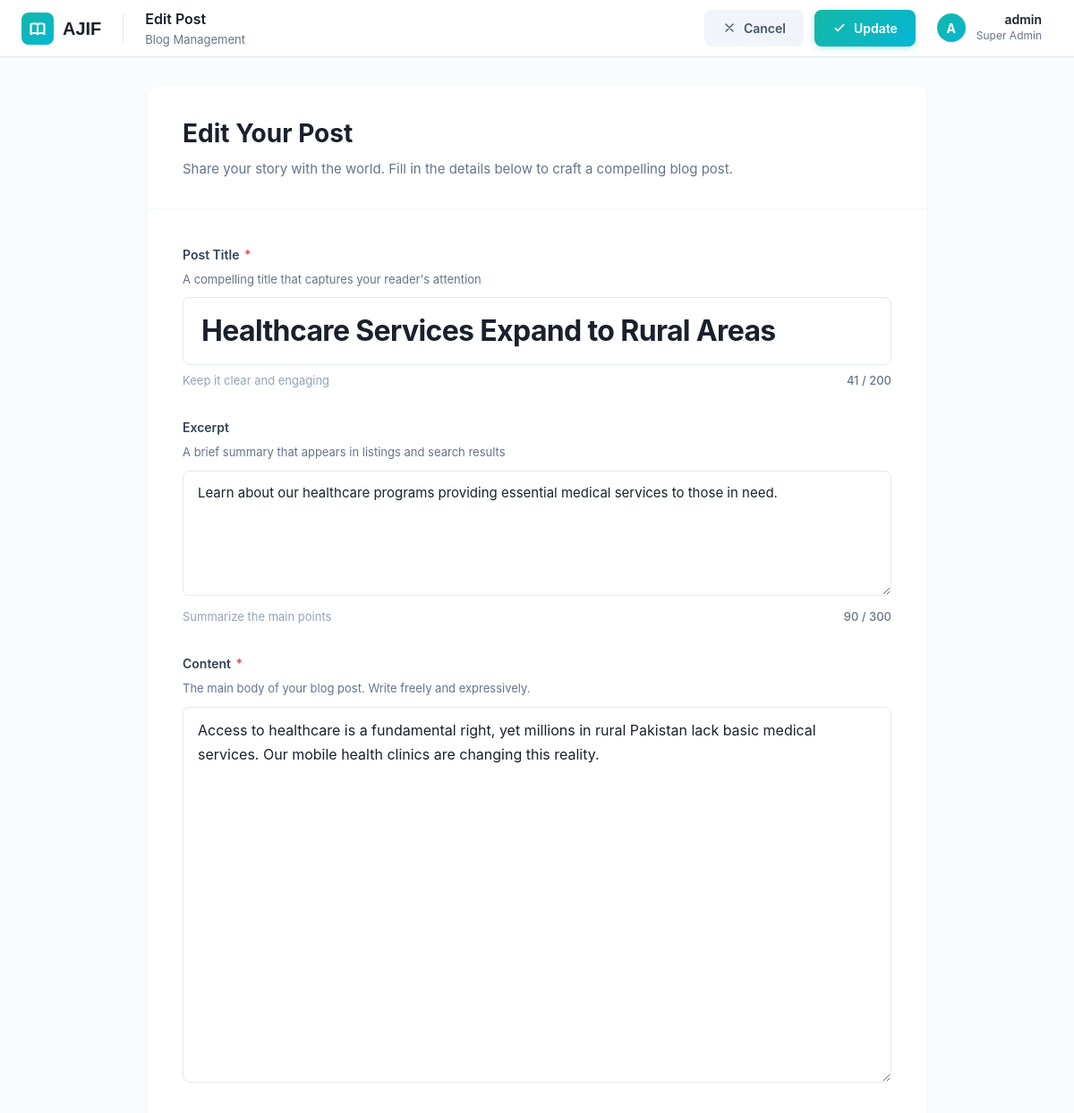
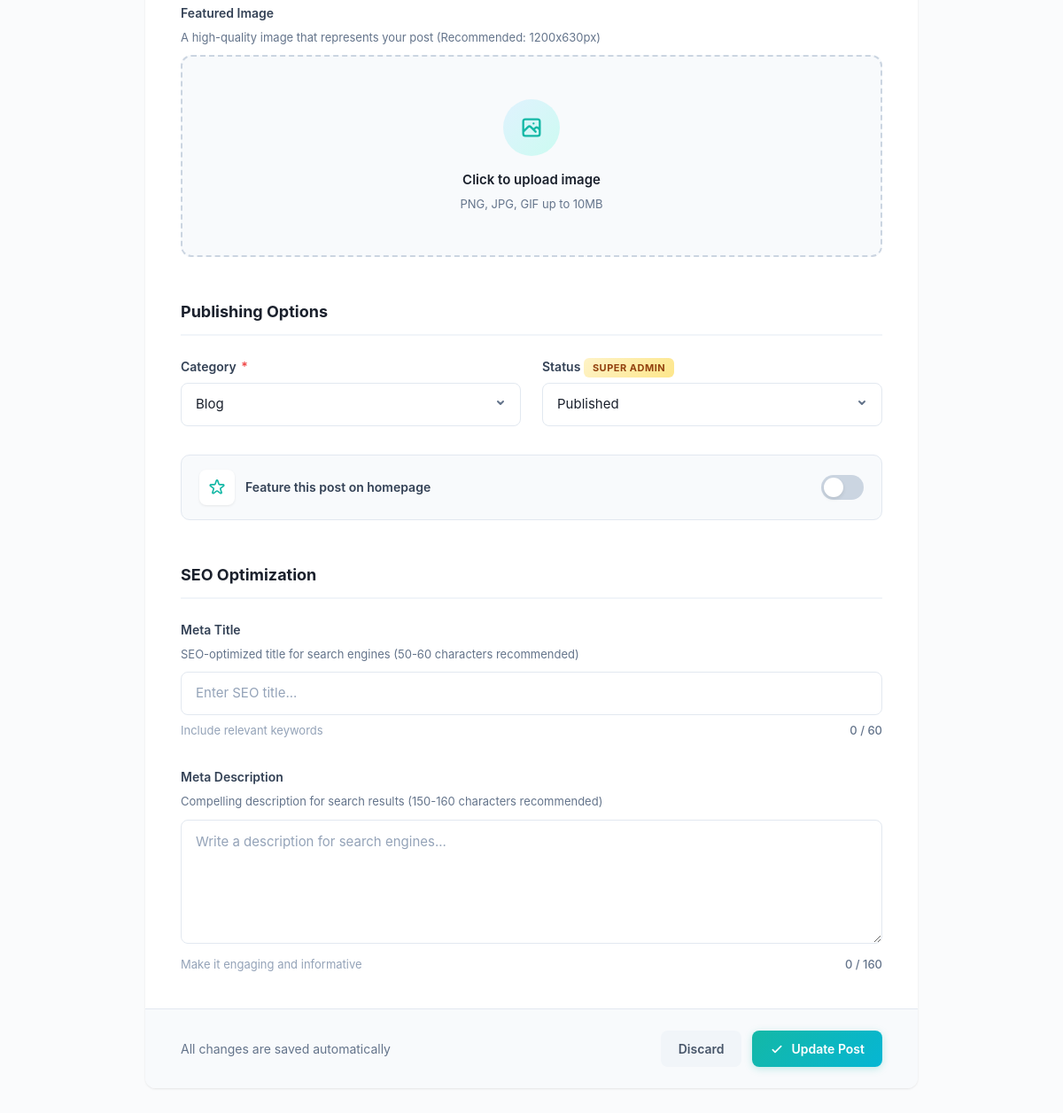
Page /blog-management/edit/3/ (signed in) on the committed database (2 pictures, top to bottom).
### main/models.py (models this page shows, shortened)
class BlogPost(models.Model):
    STATUS_CHOICES = [
        ('draft', 'Draft'),
        ('published', 'Published'),
        ('archived', 'Archived'),
    ]
    CATEGORY_CHOICES = [
        ('news', 'News'),
        ('blog', 'Blog'),
        ('event', 'Event'),
        ('update', 'Update'),
        ('impact', 'Impact Story'),
    ]
    title = models.CharField(max_length=200)
    slug = models.SlugField(max_length=200, unique=True, blank=True)
    author = models.ForeignKey(User, on_delete=models.SET_NULL, null=True, related_name='blog_posts')
    category = models.CharField(max_length=20, choices=CATEGORY_CHOICES, default='blog')
    excerpt = models.TextField(max_length=500, blank=True, help_text="Short description for previews")
    content = models.TextField()
    featured_image = models.ImageField(upload_to='blog/', null=True, blank=True)
    meta_title = models.CharField(max_length=200, blank=True)
    meta_description = models.TextField(max_length=300, blank=True)
    status = models.CharField(max_length=20, choices=STATUS_CHOICES, default='draft')
    is_featured = models.BooleanField(default=False, help_text="Display on homepage")
    published_date = models.DateTimeField(null=True, blank=True)
    created_at = models.DateTimeField(auto_now_add=True)
    updated_at = models.DateTimeField(auto_now=True)
    view_count = models.IntegerField(default=0)
    class Meta:
        ordering = ['-published_date', '-created_at']

### main/views.py (the view, shortened to what this page needs)
# urls.py: path('blog-management/edit/<int:pk>/', views.blog_edit, name='blog_edit'),
@login_required
def blog_edit(request, pk):
    post = get_object_or_404(BlogPost, pk=pk)
    if not request.user.is_superuser and post.author != request.user:
        messages.error(request, 'You do not have permission to edit this post.')
        return redirect('blogmanagement')
    context = {
        'post': post,
        'is_editing': True,
        'is_blog_manager': request.user.groups.filter(name='Blog Manager').exists(),
        'is_superuser': request.user.is_superuser,
        'categories': BlogPost.CATEGORY_CHOICES,
        'statuses': BlogPost.STATUS_CHOICES,
    }
    return render(request, 'blog_form.html', context)

### templates/blog_form.html (shortened to what this page needs)
{% load static %}
<!DOCTYPE html>
<html lang="en">
<head>
    <link rel="stylesheet" href="{% static 'css/output.css' %}">
    <link rel="stylesheet" href="{% static 'assets/fonts/fonts.css' %}">
</head>
<body>
    <nav class="top-nav">
        <div class="nav-left">
            <a href="{% url 'home' %}" class="logo">
                <div class="logo-icon">
                </div>
                <span class="logo-text">AJIF</span>
            </a>
            <div class="page-info">
                <h1>{% if is_editing %}Edit Post{% else %}New Post{% endif %}</h1>
                <p>Blog Management</p>
            </div>
        </div>
        <div class="nav-right">
            <a href="{% url 'blogmanagement' %}" class="nav-btn nav-btn-secondary">
                <svg width="16" height="16" fill="none" stroke="currentColor" viewBox="0 0 24 24">
                    <path stroke-linecap="round" stroke-linejoin="round" stroke-width="2" d="M6 18L18 6M6 6l12 12"/>
                </svg>
                Cancel
            </a>
            <button type="submit" form="blogForm" class="nav-btn nav-btn-primary" id="publishBtn">
                <svg width="16" height="16" fill="none" stroke="currentColor" viewBox="0 0 24 24">
                    <path stroke-linecap="round" stroke-linejoin="round" stroke-width="2.5" d="M5 13l4 4L19 7"/>
                </svg>
                <span>{% if is_editing %}Update{% else %}Publish{% endif %}</span>
            </button>
            <div class="user-menu">
                <div class="user-avatar">
                    {% if user.username %}{{ user.username|slice:":1"|upper }}{% else %}A{% endif %}
                </div>
                <div class="user-info">
                    <div class="user-name">{{ user.username|default:"Admin" }}</div>
                    <div class="user-role">{% if is_superuser %}Super Admin{% else %}Blog Manager{% endif %}</div>
                </div>
            </div>
        </div>
    </nav>
    <div class="container">
        <form method="POST" enctype="multipart/form-data" id="blogForm">
            <div class="form-card fade-in">
                <div class="form-header">
                    <h1 class="form-title">{% if is_editing %}Edit Your Post{% else %}Create Your Post{% endif %}</h1>
                    <p class="form-subtitle">Share your story with the world. Fill in the details below to craft a compelling blog post.</p>
                </div>
                <div class="form-body">
                    <div class="form-section">
                        <div class="form-field">
                            <label class="field-label">
                                Post Title <span class="required">*</span>
                            </label>
                            <p class="field-description">A compelling title that captures your reader's attention</p>
                            <div class="input-wrapper">
                                <input
                                    type="text"
                                    name="title"
                                    id="titleInput"
                                    value="{{ post.title|default:'' }}"
                                    class="form-input input-lg"
                                    placeholder="Enter your post title..."
                                    required
                                    maxlength="200">
                            </div>
                            <div class="input-footer">
                                <span class="char-hint">Keep it clear and engaging</span>
                                <span class="char-counter" id="titleCounter">0 / 200</span>
                            </div>
                        </div>
                        <div class="form-field">
                            <label class="field-label">Excerpt</label>
                            <p class="field-description">A brief summary that appears in listings and search results</p>
                            <textarea
                                name="excerpt"
                                id="excerptInput"
                                class="form-textarea"
                                placeholder="Write a compelling summary of your post..."
                                maxlength="300">{{ post.excerpt|default:'' }}</textarea>
                            <div class="input-footer">
                                <span class="char-hint">Summarize the main points</span>
                                <span class="char-counter" id="excerptCounter">0 / 300</span>
                            </div>
                        </div>
                        <div class="form-field">
                            <label class="field-label">
                                Content <span class="required">*</span>
                            </label>
                            <p class="field-description">The main body of your blog post. Write freely and expressively.</p>
                            <textarea
                                name="content"
                                id="contentInput"
                                class="form-textarea textarea-lg"
                                placeholder="Start writing your amazing content here..."
                                required>{{ post.content|default:'' }}</textarea>
                        </div>
                        <div class="form-field">
                            <label class="field-label">Featured Image</label>
                            <p class="field-description">A high-quality image that represents your post (Recommended: 1200x630px)</p>
                            <div class="image-upload-wrapper {% if post.featured_image %}has-image{% endif %}" id="imageWrapper" onclick="document.getElementById('imageInput').click()">
                                <div class="upload-placeholder" id="uploadPlaceholder" {% if post.featured_image %}style="display:none"{% endif %}>
                                    <div class="upload-icon">
                                        <svg width="28" height="28" fill="none" stroke="#14b8a6" stroke-width="2" viewBox="0 0 24 24">
                                            <path stroke-linecap="round" stroke-linejoin="round" d="M4 16l4.586-4.586a2 2 0 012.828 0L16 16m-2-2l1.586-1.586a2 2 0 012.828 0L20 14m-6-6h.01M6 20h12a2 2 0 002-2V6a2 2 0 00-2-2H6a2 2 0 00-2 2v12a2 2 0 002 2z"/>
                                        </svg>
                                    </div>
                                    <p class="upload-text">Click to upload image</p>
                                    <p class="upload-subtext">PNG, JPG, GIF up to 10MB</p>
                                </div>
                            </div>
                        </div>
                    </div>
                    <div class="form-section">
                        <div class="section-header">
                            <h2 class="section-title">Publishing Options</h2>
                        </div>
                        <div class="form-grid">
                            <div class="form-field">
                                <label class="field-label">
                                    Category <span class="required">*</span>
                                </label>
                                <select name="category" class="form-select" required>
                                    {% for value, label in categories %}
                                    <option value="{{ value }}" {% if post.category == value %}selected{% endif %}>{{ label }}</option>
                                    {% endfor %}
                                </select>
                            </div>
                            {% if is_superuser %}
                            <div class="form-field">
                                <label class="field-label">
                                    Status
                                    <span class="section-badge">Super Admin</span>
                                </label>
                                <select name="status" class="form-select">
                                    {% for value, label in statuses %}
                                    <option value="{{ value }}" {% if post.status == value %}selected{% endif %}>{{ label }}</option>
                                    {% endfor %}
                                </select>
                            </div>
                            {% endif %}
                        </div>
                        {% if is_superuser %}
                        <div class="form-field">
                            <label class="toggle-field" onclick="toggleCheckbox('featuredCheck')">
                                <div class="toggle-label">
                                    <div class="toggle-icon">
                                    </div>
                                    <span>Feature this post on homepage</span>
                                </div>
                                <div class="toggle-switch"></div>
                            </label>
                        </div>
                        {% endif %}
                    </div>
                    <div class="form-section">
                        <div class="section-header">
                            <h2 class="section-title">SEO Optimization</h2>
                        </div>
                        <div class="form-field">
                            <label class="field-label">Meta Title</label>
                            <p class="field-description">SEO-optimized title for search engines (50-60 characters recommended)</p>
                            <input
                                type="text"
                                name="meta_title"
                                id="metaTitleInput"
                                value="{{ post.meta_title|default:'' }}"
                                class="form-input"
                                placeholder="Enter SEO title..."
                                maxlength="60">
                            <div class="input-footer">
                                <span class="char-hint">Include relevant keywords</span>
                                <span class="char-counter" id="metaTitleCounter">0 / 60</span>
                            </div>
                        </div>
                        <div class="form-field">
                            <label class="field-label">Meta Description</label>
                            <p class="field-description">Compelling description for search results (150-160 characters recommended)</p>
                            <textarea
                                name="meta_description"
                                id="metaDescInput"
                                class="form-textarea"
                                placeholder="Write a description for search engines..."
                                maxlength="160">{{ post.meta_description|default:'' }}</textarea>
                            <div class="input-footer">
                                <span class="char-hint">Make it engaging and informative</span>
                                <span class="char-counter" id="metaDescCounter">0 / 160</span>
                            </div>
                        </div>
                    </div>
                </div>
                <div class="form-footer">
                    <div class="footer-left">
                        All changes are saved automatically
                    </div>
                    <div class="footer-right">
                        <a href="{% url 'blogmanagement' %}" class="nav-btn nav-btn-secondary">
                            Discard
                        </a>
                        <button type="submit" class="nav-btn nav-btn-primary">
                            <svg width="16" height="16" fill="none" stroke="currentColor" viewBox="0 0 24 24">
                                <path stroke-linecap="round" stroke-linejoin="round" stroke-width="2.5" d="M5 13l4 4L19 7"/>
                            </svg>
                            {% if is_editing %}Update Post{% else %}Publish Post{% endif %}
                        </button>
                    </div>
                </div>
            </div>
        </form>
    </div>
</body>
</html>

### rows in the picture
BlogPost: title "Healthcare Services Expand to Rural Areas", excerpt "Learn about our healthcare programs providing essential medical services to those in need.", content "Access to healthcare is a fundamental right, yet millions in rural Pakistan lack basic medical services. Our mobile health clinics are changing this reality.", category "Blog", status "Published"

### other values in the picture
{{ user.username|slice:":1"|upper }} "A"
{{ user.username|default:"Admin" }} "admin"
